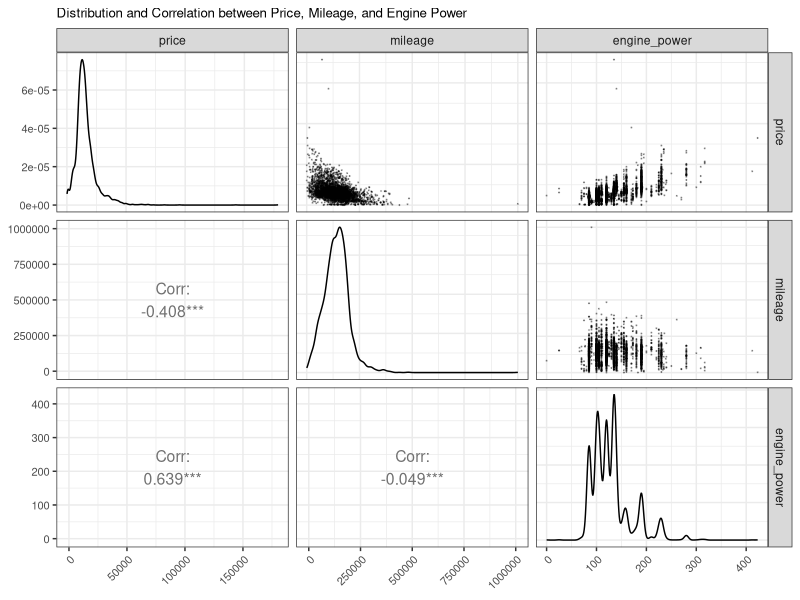

Write the R code that produced this figure. (Note: this script raises an error after producing the figure.)
## ---- chunk 1
knitr::opts_chunk$set(
  echo = TRUE,    # Show the R code in the final output.
  fig.pos = "!h"  # Suggests to position figures "here" in the output.
)
## ---- chunk 2
### load the library
library(dplyr)
library(ggplot2)
library(cowplot) #to arrange ggplot
library(GGally)
library(MASS) #for boxcox
### load the data
dat_bmw <- read.csv("BMWpricing_updated.csv")
## ---- chunk 3
### Assigning NA to data points with negative mileage
dat_bmw[dat_bmw$mileage < 0, "mileage"] <- NA
### Converting mileage, engine power, and price into numeric
dat_bmw[,c(3,4,17)] <- apply(dat_bmw[,c(3,4,17)], 2, as.numeric)
### Create a data frame only has the variable of interests
dat_bmw2 <- dat_bmw[,c("price", "mileage", "engine_power")]
### Drop the data point with NA
dat_bmw2 <- dat_bmw2[complete.cases(dat_bmw2),]
# summary(dat_bmw)
## ---- chunk 4
ggpairs(dat_bmw2,
        upper = list(continuous = wrap("points", alpha = 0.3, size = 0.1)),
        lower = list(continuous = wrap("cor", size = 4))) +
  labs(title = "Distribution and Correlation between Price, Mileage, and Engine Power") +
  theme_bw() +
  theme(axis.text.x = element_text(angle = 45, hjust = 1, size = 8),
        axis.text.y = element_text(size = 8),
        title = element_text(size = 8))
## ---- chunk 5
# Scatter plot of price vs. mileage with highlighted outliers
scatterPlotPriceMileage <- ggplot(data = dat_bmw2, mapping = aes(x = mileage, y = price)) +
  geom_point(pch=19, cex=0.3) +  # Default points
  geom_point(data = subset(dat_bmw2, mileage > 500000), mapping = aes(x = mileage, y = price), pch=19, cex=1, color = "red") +  # Highlight points with mileage > 500000 in red
  geom_point(data = subset(dat_bmw2, price > 100000), mapping = aes(x = mileage, y = price), pch=19, cex=1, color = "blue") + # Highlight points with price > 100000 in blue
  labs(title = "Scatter plot between price and mileage") +
  theme_bw() + theme(title = element_text(size=8)) 

# Box-Cox transformation for the price variable
boxcox_price <- boxcox(lm(dat_bmw2$price ~ 1), plotit = F)
boxcox_priceDF <- data.frame("lambda" = boxcox_price$x, "ll" = boxcox_price$y)
maxlabmda_price <- boxcox_price$x[which.max(boxcox_price$y)]

# Box-cox Plot for the price variable
boxcoxPlotPrice <- ggplot(data = boxcox_priceDF, mapping = aes(x = lambda, y = ll)) +
  geom_line(color = "black", linewidth = 0.5) +
  geom_vline(xintercept = maxlabmda_price, linetype = "dashed", color = "red") +
  geom_hline(yintercept = max(boxcox_price$y) - qchisq(0.95, df = 1)/2, linetype = "dashed", color = "blue") +
  labs(title = "Log-likelihood for the Box-Cox transformation",
       x = expression(lambda),
       y = "Log-likelihood for price") +
  annotate("text", label = paste0("lambda ==", maxlabmda_price), x = 1, y = -30000, parse = T) +
  theme_bw() + theme(title = element_text(size=8)) 

# Box-cox transformation for the mile variable
boxcox_mile <- boxcox(lm(dat_bmw2$mileage ~ 1), plotit = F)
boxcox_mileDF <- data.frame("lambda" = boxcox_mile$x, "ll" = boxcox_mile$y)
maxlabmda_mile <- boxcox_mile$x[which.max(boxcox_mile$y)]

# Box-cox Plot for the mile variable
boxcoxPlotMile <- ggplot(data = boxcox_mileDF, mapping = aes(x = lambda, y = ll)) +
  geom_line(color = "black", linewidth = 0.5) +
  geom_vline(xintercept = maxlabmda_mile, linetype = "dashed", color = "red") +
  geom_hline(yintercept = max(boxcox_mile$y) - qchisq(0.95, df = 1)/2, linetype = "dashed", color = "blue") +
  labs(title = "Log-likelihood for the Box-Cox transformation",
       x = expression(lambda),
       y = "Log-likelihood for mileage") +
  annotate("text", label = paste0("lambda ==", maxlabmda_mile), x = 1, y = -30000, parse = T) +
  theme_bw() + theme(title = element_text(size=8)) 

# Create a column of logprice in dat_bmw2
dat_bmw2 <- dat_bmw2 %>% mutate(logprice = log(price))

# Scatter plot of logprice vs. mileage with highlighted outliers
scatterPlotLogPriceMileage <- ggplot(data = dat_bmw2, mapping = aes(x = mileage, y = logprice)) +
  geom_point(pch=19, cex=0.3) +
  geom_point(data = subset(dat_bmw2, mileage > 500000), mapping = aes(x = mileage, y = logprice), pch=19, cex=1, color = "red") +
  geom_point(data = subset(dat_bmw2, logprice > log(100000)), mapping = aes(x = mileage, y = logprice), pch=19, cex=1, color = "blue") +
  labs(title = "Scatter plot between log(price) and mileage") +
  theme_bw() + theme(title = element_text(size=8)) 

plot_grid(scatterPlotPriceMileage, boxcoxPlotPrice, boxcoxPlotMile, scatterPlotLogPriceMileage, align = "h")
## ---- chunk 6
modelDF <- dat_bmw2
### Assigning NA to car with mileage > 50,0000 miles
modelDF[modelDF$mileage > 500000, "mileage"] <- NA 
### Assigning NA to car with price > 100000 usd
modelDF[modelDF$price > 100000, "price"] <- NA
modelDF <- modelDF[complete.cases(modelDF),]
modelDF$logprice <- log(modelDF$price)
## ---- chunk 7
mod1 <- lm(logprice ~ mileage, data = modelDF)
summary(mod1)
## ---- chunk 8
# Create a scatter plot with the best-fit line
# Add predicted values to the dataset
modelDF$predLinear <- predict(mod1)

# Create the scatter plot with the best-fit line
ggplot(modelDF, aes(x = mileage, y = logprice)) +
  geom_point(size = 0.15, color = 'blue') +                       # Scatter plot points
  geom_line(aes(x = mileage, y = predLinear, color = "blue")) +     # Best-fit line from predictions
  scale_color_discrete(name = "Prediction", labels = c("Linear")) + # Legend for the line
  theme_bw()
